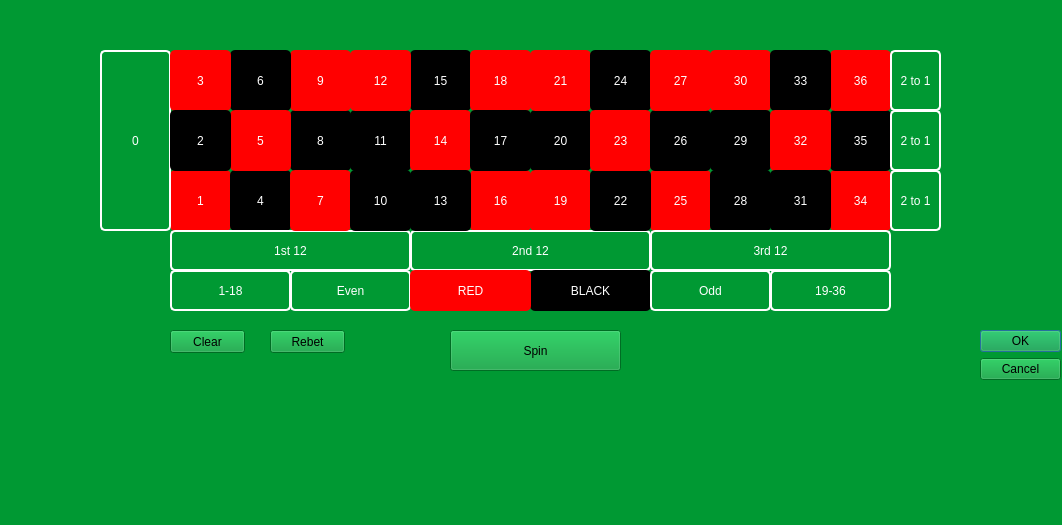
<?xml version="1.0" encoding="UTF-8"?>
<ui version="4.0">
 <class>StartWindow</class>
 <widget class="QDialog" name="StartWindow">
  <property name="geometry">
   <rect>
    <x>0</x>
    <y>0</y>
    <width>1062</width>
    <height>525</height>
   </rect>
  </property>
  <property name="windowTitle">
   <string>Dialog</string>
  </property>
  <property name="styleSheet">
   <string notr="true">background-color: #009933</string>
  </property>
  <widget class="QDialogButtonBox" name="buttonBox">
   <property name="geometry">
    <rect>
     <x>980</x>
     <y>330</y>
     <width>81</width>
     <height>61</height>
    </rect>
   </property>
   <property name="orientation">
    <enum>Qt::Vertical</enum>
   </property>
   <property name="standardButtons">
    <set>QDialogButtonBox::Cancel|QDialogButtonBox::Ok</set>
   </property>
  </widget>
  <widget class="QPushButton" name="Button_11B">
   <property name="geometry">
    <rect>
     <x>350</x>
     <y>110</y>
     <width>61</width>
     <height>61</height>
    </rect>
   </property>
   <property name="styleSheet">
    <string notr="true">background-color: black; color:white; border-radius: 5px</string>
   </property>
   <property name="text">
    <string>11</string>
   </property>
   <property name="flat">
    <bool>false</bool>
   </property>
  </widget>
  <widget class="QPushButton" name="Button_20B">
   <property name="geometry">
    <rect>
     <x>530</x>
     <y>110</y>
     <width>61</width>
     <height>61</height>
    </rect>
   </property>
   <property name="styleSheet">
    <string notr="true">background-color: black; color:white; border-radius: 5px</string>
   </property>
   <property name="text">
    <string>20</string>
   </property>
   <property name="flat">
    <bool>false</bool>
   </property>
  </widget>
  <widget class="QPushButton" name="Button_15B">
   <property name="geometry">
    <rect>
     <x>410</x>
     <y>50</y>
     <width>61</width>
     <height>61</height>
    </rect>
   </property>
   <property name="styleSheet">
    <string notr="true">background-color: black; color:white; border-radius: 5px</string>
   </property>
   <property name="text">
    <string>15</string>
   </property>
   <property name="flat">
    <bool>false</bool>
   </property>
  </widget>
  <widget class="QPushButton" name="Button_1R">
   <property name="geometry">
    <rect>
     <x>170</x>
     <y>170</y>
     <width>61</width>
     <height>61</height>
    </rect>
   </property>
   <property name="minimumSize">
    <size>
     <width>0</width>
     <height>0</height>
    </size>
   </property>
   <property name="styleSheet">
    <string notr="true">background-color: red; color: white;border-radius: 5px;</string>
   </property>
   <property name="text">
    <string>1</string>
   </property>
   <property name="flat">
    <bool>false</bool>
   </property>
  </widget>
  <widget class="QPushButton" name="Button_34R">
   <property name="geometry">
    <rect>
     <x>830</x>
     <y>170</y>
     <width>61</width>
     <height>61</height>
    </rect>
   </property>
   <property name="styleSheet">
    <string notr="true">background-color: red; color: white;border-radius: 5px;</string>
   </property>
   <property name="text">
    <string>34</string>
   </property>
   <property name="flat">
    <bool>false</bool>
   </property>
  </widget>
  <widget class="QPushButton" name="Button_25R">
   <property name="geometry">
    <rect>
     <x>650</x>
     <y>170</y>
     <width>61</width>
     <height>61</height>
    </rect>
   </property>
   <property name="minimumSize">
    <size>
     <width>0</width>
     <height>0</height>
    </size>
   </property>
   <property name="styleSheet">
    <string notr="true">background-color: red; color: white;border-radius: 5px;</string>
   </property>
   <property name="text">
    <string>25</string>
   </property>
   <property name="flat">
    <bool>false</bool>
   </property>
  </widget>
  <widget class="QPushButton" name="Button_35B">
   <property name="geometry">
    <rect>
     <x>830</x>
     <y>110</y>
     <width>61</width>
     <height>61</height>
    </rect>
   </property>
   <property name="styleSheet">
    <string notr="true">background-color: black; color:white; border-radius: 5px</string>
   </property>
   <property name="text">
    <string>35</string>
   </property>
   <property name="flat">
    <bool>false</bool>
   </property>
  </widget>
  <widget class="QPushButton" name="Button_4B">
   <property name="geometry">
    <rect>
     <x>230</x>
     <y>170</y>
     <width>61</width>
     <height>61</height>
    </rect>
   </property>
   <property name="styleSheet">
    <string notr="true">background-color: black; color:white; border-radius: 5px</string>
   </property>
   <property name="text">
    <string>4</string>
   </property>
   <property name="flat">
    <bool>false</bool>
   </property>
  </widget>
  <widget class="QPushButton" name="Button_8B">
   <property name="geometry">
    <rect>
     <x>290</x>
     <y>110</y>
     <width>61</width>
     <height>61</height>
    </rect>
   </property>
   <property name="styleSheet">
    <string notr="true">background-color: black; color:white; border-radius: 5px</string>
   </property>
   <property name="text">
    <string>8</string>
   </property>
   <property name="flat">
    <bool>false</bool>
   </property>
  </widget>
  <widget class="QPushButton" name="Button_9R">
   <property name="geometry">
    <rect>
     <x>290</x>
     <y>50</y>
     <width>61</width>
     <height>61</height>
    </rect>
   </property>
   <property name="styleSheet">
    <string notr="true">background-color: red; color: white;border-radius: 5px;</string>
   </property>
   <property name="text">
    <string>9</string>
   </property>
   <property name="flat">
    <bool>false</bool>
   </property>
  </widget>
  <widget class="QPushButton" name="Button_16R">
   <property name="geometry">
    <rect>
     <x>470</x>
     <y>170</y>
     <width>61</width>
     <height>61</height>
    </rect>
   </property>
   <property name="styleSheet">
    <string notr="true">background-color: red; color: white;border-radius: 5px;</string>
   </property>
   <property name="text">
    <string>16</string>
   </property>
   <property name="flat">
    <bool>false</bool>
   </property>
  </widget>
  <widget class="QPushButton" name="Button_0G">
   <property name="geometry">
    <rect>
     <x>100</x>
     <y>50</y>
     <width>71</width>
     <height>181</height>
    </rect>
   </property>
   <property name="styleSheet">
    <string notr="true">color:white;
border-color:white;
border-width: 2px;
border-style: outset;
border-radius: 5px;</string>
   </property>
   <property name="text">
    <string>0</string>
   </property>
   <property name="flat">
    <bool>false</bool>
   </property>
  </widget>
  <widget class="QPushButton" name="Button_even">
   <property name="geometry">
    <rect>
     <x>290</x>
     <y>270</y>
     <width>121</width>
     <height>41</height>
    </rect>
   </property>
   <property name="styleSheet">
    <string notr="true">color:white;
border-color:white;
border-width: 2px;
border-style: outset;
border-radius: 5px;</string>
   </property>
   <property name="text">
    <string>Even</string>
   </property>
   <property name="flat">
    <bool>false</bool>
   </property>
  </widget>
  <widget class="QPushButton" name="Button_21R">
   <property name="geometry">
    <rect>
     <x>530</x>
     <y>50</y>
     <width>61</width>
     <height>61</height>
    </rect>
   </property>
   <property name="styleSheet">
    <string notr="true">background-color: red; color: white;border-radius: 5px;</string>
   </property>
   <property name="text">
    <string>21</string>
   </property>
   <property name="flat">
    <bool>false</bool>
   </property>
  </widget>
  <widget class="QPushButton" name="Button_14R">
   <property name="geometry">
    <rect>
     <x>410</x>
     <y>110</y>
     <width>61</width>
     <height>61</height>
    </rect>
   </property>
   <property name="styleSheet">
    <string notr="true">background-color: red; color: white;border-radius: 5px;</string>
   </property>
   <property name="text">
    <string>14</string>
   </property>
   <property name="flat">
    <bool>false</bool>
   </property>
  </widget>
  <widget class="QPushButton" name="Button_28B">
   <property name="geometry">
    <rect>
     <x>710</x>
     <y>170</y>
     <width>61</width>
     <height>61</height>
    </rect>
   </property>
   <property name="styleSheet">
    <string notr="true">background-color: black; color:white; border-radius: 5px</string>
   </property>
   <property name="text">
    <string>28</string>
   </property>
   <property name="flat">
    <bool>false</bool>
   </property>
  </widget>
  <widget class="QPushButton" name="Button_19R">
   <property name="geometry">
    <rect>
     <x>530</x>
     <y>170</y>
     <width>61</width>
     <height>61</height>
    </rect>
   </property>
   <property name="minimumSize">
    <size>
     <width>0</width>
     <height>0</height>
    </size>
   </property>
   <property name="styleSheet">
    <string notr="true">background-color: red; color: white;border-radius: 5px;</string>
   </property>
   <property name="text">
    <string>19</string>
   </property>
   <property name="flat">
    <bool>false</bool>
   </property>
  </widget>
  <widget class="QPushButton" name="Button_2nd_12">
   <property name="geometry">
    <rect>
     <x>410</x>
     <y>230</y>
     <width>241</width>
     <height>41</height>
    </rect>
   </property>
   <property name="styleSheet">
    <string notr="true">color:white;
border-color:white;
border-width: 2px;
border-style: outset;
border-radius: 5px;</string>
   </property>
   <property name="text">
    <string>2nd 12</string>
   </property>
   <property name="flat">
    <bool>false</bool>
   </property>
  </widget>
  <widget class="QPushButton" name="Button_30R">
   <property name="geometry">
    <rect>
     <x>710</x>
     <y>50</y>
     <width>61</width>
     <height>61</height>
    </rect>
   </property>
   <property name="styleSheet">
    <string notr="true">background-color: red; color: white;border-radius: 5px;</string>
   </property>
   <property name="text">
    <string>30</string>
   </property>
   <property name="flat">
    <bool>false</bool>
   </property>
  </widget>
  <widget class="QPushButton" name="Button_36R">
   <property name="geometry">
    <rect>
     <x>830</x>
     <y>50</y>
     <width>61</width>
     <height>61</height>
    </rect>
   </property>
   <property name="styleSheet">
    <string notr="true">background-color: red; color: white;border-radius: 5px;</string>
   </property>
   <property name="text">
    <string>36</string>
   </property>
   <property name="flat">
    <bool>false</bool>
   </property>
  </widget>
  <widget class="QPushButton" name="Button_2to1_3">
   <property name="geometry">
    <rect>
     <x>890</x>
     <y>170</y>
     <width>51</width>
     <height>61</height>
    </rect>
   </property>
   <property name="styleSheet">
    <string notr="true">color:white;
border-color:white;
border-width: 2px;
border-style: outset;
border-radius: 5px;</string>
   </property>
   <property name="text">
    <string>2 to 1</string>
   </property>
   <property name="flat">
    <bool>false</bool>
   </property>
  </widget>
  <widget class="QPushButton" name="Button_black">
   <property name="enabled">
    <bool>true</bool>
   </property>
   <property name="geometry">
    <rect>
     <x>530</x>
     <y>270</y>
     <width>121</width>
     <height>41</height>
    </rect>
   </property>
   <property name="autoFillBackground">
    <bool>false</bool>
   </property>
   <property name="styleSheet">
    <string notr="true">background-color: black; 
color: white;
border-radius: 5px;</string>
   </property>
   <property name="text">
    <string>BLACK</string>
   </property>
   <property name="flat">
    <bool>false</bool>
   </property>
  </widget>
  <widget class="QPushButton" name="Button_1_18">
   <property name="geometry">
    <rect>
     <x>170</x>
     <y>270</y>
     <width>121</width>
     <height>41</height>
    </rect>
   </property>
   <property name="styleSheet">
    <string notr="true">color:white;
border-color:white;
border-width: 2px;
border-style: outset;
border-radius: 5px;</string>
   </property>
   <property name="text">
    <string>1-18</string>
   </property>
   <property name="flat">
    <bool>false</bool>
   </property>
  </widget>
  <widget class="QPushButton" name="Button_1st_12">
   <property name="geometry">
    <rect>
     <x>170</x>
     <y>230</y>
     <width>241</width>
     <height>41</height>
    </rect>
   </property>
   <property name="styleSheet">
    <string notr="true">color:white;
border-color:white;
border-width: 2px;
border-style: outset;
border-radius: 5px;</string>
   </property>
   <property name="text">
    <string>1st 12</string>
   </property>
   <property name="flat">
    <bool>false</bool>
   </property>
  </widget>
  <widget class="QPushButton" name="Button_2to1_1">
   <property name="geometry">
    <rect>
     <x>890</x>
     <y>50</y>
     <width>51</width>
     <height>61</height>
    </rect>
   </property>
   <property name="styleSheet">
    <string notr="true">color:white;
border-color:white;
border-width: 2px;
border-style: outset;
border-radius: 5px;</string>
   </property>
   <property name="text">
    <string>2 to 1</string>
   </property>
   <property name="flat">
    <bool>false</bool>
   </property>
  </widget>
  <widget class="QPushButton" name="Button_19_36">
   <property name="geometry">
    <rect>
     <x>770</x>
     <y>270</y>
     <width>121</width>
     <height>41</height>
    </rect>
   </property>
   <property name="styleSheet">
    <string notr="true">color:white;
border-color:white;
border-width: 2px;
border-style: outset;
border-radius: 5px;</string>
   </property>
   <property name="text">
    <string>19-36</string>
   </property>
   <property name="flat">
    <bool>false</bool>
   </property>
  </widget>
  <widget class="QPushButton" name="Button_6B">
   <property name="geometry">
    <rect>
     <x>230</x>
     <y>50</y>
     <width>61</width>
     <height>61</height>
    </rect>
   </property>
   <property name="styleSheet">
    <string notr="true">background-color: black; color:white; border-radius: 5px</string>
   </property>
   <property name="text">
    <string>6</string>
   </property>
   <property name="flat">
    <bool>false</bool>
   </property>
  </widget>
  <widget class="QPushButton" name="Button_3R">
   <property name="geometry">
    <rect>
     <x>170</x>
     <y>50</y>
     <width>61</width>
     <height>61</height>
    </rect>
   </property>
   <property name="styleSheet">
    <string notr="true">background-color: red; color: white;border-radius: 5px;</string>
   </property>
   <property name="text">
    <string>3</string>
   </property>
   <property name="flat">
    <bool>false</bool>
   </property>
  </widget>
  <widget class="QPushButton" name="Button_22B">
   <property name="geometry">
    <rect>
     <x>590</x>
     <y>170</y>
     <width>61</width>
     <height>61</height>
    </rect>
   </property>
   <property name="styleSheet">
    <string notr="true">background-color: black; color:white; border-radius: 5px</string>
   </property>
   <property name="text">
    <string>22</string>
   </property>
   <property name="flat">
    <bool>false</bool>
   </property>
  </widget>
  <widget class="QPushButton" name="Button_13B">
   <property name="geometry">
    <rect>
     <x>410</x>
     <y>170</y>
     <width>61</width>
     <height>61</height>
    </rect>
   </property>
   <property name="minimumSize">
    <size>
     <width>0</width>
     <height>0</height>
    </size>
   </property>
   <property name="styleSheet">
    <string notr="true">background-color: black; color:white; border-radius: 5px</string>
   </property>
   <property name="text">
    <string>13</string>
   </property>
   <property name="flat">
    <bool>false</bool>
   </property>
  </widget>
  <widget class="QPushButton" name="Button_7R">
   <property name="geometry">
    <rect>
     <x>290</x>
     <y>170</y>
     <width>61</width>
     <height>61</height>
    </rect>
   </property>
   <property name="minimumSize">
    <size>
     <width>0</width>
     <height>0</height>
    </size>
   </property>
   <property name="styleSheet">
    <string notr="true">background-color: red; color: white;border-radius: 5px;</string>
   </property>
   <property name="text">
    <string>7</string>
   </property>
   <property name="flat">
    <bool>false</bool>
   </property>
  </widget>
  <widget class="QPushButton" name="Button_29B">
   <property name="geometry">
    <rect>
     <x>710</x>
     <y>110</y>
     <width>61</width>
     <height>61</height>
    </rect>
   </property>
   <property name="styleSheet">
    <string notr="true">background-color: black; color:white; border-radius: 5px</string>
   </property>
   <property name="text">
    <string>29</string>
   </property>
   <property name="flat">
    <bool>false</bool>
   </property>
  </widget>
  <widget class="QPushButton" name="Button_24B">
   <property name="geometry">
    <rect>
     <x>590</x>
     <y>50</y>
     <width>61</width>
     <height>61</height>
    </rect>
   </property>
   <property name="styleSheet">
    <string notr="true">background-color: black; color:white; border-radius: 5px</string>
   </property>
   <property name="text">
    <string>24</string>
   </property>
   <property name="flat">
    <bool>false</bool>
   </property>
  </widget>
  <widget class="QPushButton" name="Button_23R">
   <property name="geometry">
    <rect>
     <x>590</x>
     <y>110</y>
     <width>61</width>
     <height>61</height>
    </rect>
   </property>
   <property name="styleSheet">
    <string notr="true">background-color: red; color: white;border-radius: 5px;</string>
   </property>
   <property name="text">
    <string>23</string>
   </property>
   <property name="flat">
    <bool>false</bool>
   </property>
  </widget>
  <widget class="QPushButton" name="Button_33B">
   <property name="geometry">
    <rect>
     <x>770</x>
     <y>50</y>
     <width>61</width>
     <height>61</height>
    </rect>
   </property>
   <property name="styleSheet">
    <string notr="true">background-color: black; color:white; border-radius: 5px</string>
   </property>
   <property name="text">
    <string>33</string>
   </property>
   <property name="flat">
    <bool>false</bool>
   </property>
  </widget>
  <widget class="QPushButton" name="Button_18R">
   <property name="geometry">
    <rect>
     <x>470</x>
     <y>50</y>
     <width>61</width>
     <height>61</height>
    </rect>
   </property>
   <property name="styleSheet">
    <string notr="true">background-color: red; color: white;border-radius: 5px;</string>
   </property>
   <property name="text">
    <string>18</string>
   </property>
   <property name="flat">
    <bool>false</bool>
   </property>
  </widget>
  <widget class="QPushButton" name="Button_26B">
   <property name="geometry">
    <rect>
     <x>650</x>
     <y>110</y>
     <width>61</width>
     <height>61</height>
    </rect>
   </property>
   <property name="styleSheet">
    <string notr="true">background-color: black; color:white; border-radius: 5px</string>
   </property>
   <property name="text">
    <string>26</string>
   </property>
   <property name="flat">
    <bool>false</bool>
   </property>
  </widget>
  <widget class="QPushButton" name="Button_32R">
   <property name="geometry">
    <rect>
     <x>770</x>
     <y>110</y>
     <width>61</width>
     <height>61</height>
    </rect>
   </property>
   <property name="styleSheet">
    <string notr="true">background-color: red; color: white;border-radius: 5px;</string>
   </property>
   <property name="text">
    <string>32</string>
   </property>
   <property name="flat">
    <bool>false</bool>
   </property>
  </widget>
  <widget class="QPushButton" name="Button_27R">
   <property name="geometry">
    <rect>
     <x>650</x>
     <y>50</y>
     <width>61</width>
     <height>61</height>
    </rect>
   </property>
   <property name="styleSheet">
    <string notr="true">background-color: red; color: white;border-radius: 5px;</string>
   </property>
   <property name="text">
    <string>27</string>
   </property>
   <property name="flat">
    <bool>false</bool>
   </property>
  </widget>
  <widget class="QPushButton" name="Button_red">
   <property name="geometry">
    <rect>
     <x>410</x>
     <y>270</y>
     <width>121</width>
     <height>41</height>
    </rect>
   </property>
   <property name="styleSheet">
    <string notr="true">background-color: red; 
color: white;
border-radius: 5px</string>
   </property>
   <property name="text">
    <string>RED</string>
   </property>
   <property name="flat">
    <bool>false</bool>
   </property>
  </widget>
  <widget class="QPushButton" name="Button_31B">
   <property name="geometry">
    <rect>
     <x>770</x>
     <y>170</y>
     <width>61</width>
     <height>61</height>
    </rect>
   </property>
   <property name="minimumSize">
    <size>
     <width>0</width>
     <height>0</height>
    </size>
   </property>
   <property name="styleSheet">
    <string notr="true">background-color: black; color:white; border-radius: 5px</string>
   </property>
   <property name="text">
    <string>31</string>
   </property>
   <property name="flat">
    <bool>false</bool>
   </property>
  </widget>
  <widget class="QPushButton" name="Button_3rd_12">
   <property name="geometry">
    <rect>
     <x>650</x>
     <y>230</y>
     <width>241</width>
     <height>41</height>
    </rect>
   </property>
   <property name="styleSheet">
    <string notr="true">color:white;
border-color:white;
border-width: 2px;
border-style: outset;
border-radius: 5px;</string>
   </property>
   <property name="text">
    <string>3rd 12</string>
   </property>
   <property name="flat">
    <bool>false</bool>
   </property>
  </widget>
  <widget class="QPushButton" name="Button_2to1_2">
   <property name="geometry">
    <rect>
     <x>890</x>
     <y>110</y>
     <width>51</width>
     <height>61</height>
    </rect>
   </property>
   <property name="styleSheet">
    <string notr="true">color:white;
border-color:white;
border-width: 2px;
border-style: outset;
border-radius: 5px;</string>
   </property>
   <property name="text">
    <string>2 to 1</string>
   </property>
   <property name="flat">
    <bool>false</bool>
   </property>
  </widget>
  <widget class="QPushButton" name="Button_odd">
   <property name="geometry">
    <rect>
     <x>650</x>
     <y>270</y>
     <width>121</width>
     <height>41</height>
    </rect>
   </property>
   <property name="styleSheet">
    <string notr="true">color:white;
border-color:white;
border-width: 2px;
border-style: outset;
border-radius: 5px;</string>
   </property>
   <property name="text">
    <string>Odd</string>
   </property>
   <property name="flat">
    <bool>false</bool>
   </property>
  </widget>
  <widget class="QPushButton" name="Button_10B">
   <property name="geometry">
    <rect>
     <x>350</x>
     <y>170</y>
     <width>61</width>
     <height>61</height>
    </rect>
   </property>
   <property name="styleSheet">
    <string notr="true">background-color: black; color:white; border-radius: 5px</string>
   </property>
   <property name="text">
    <string>10</string>
   </property>
   <property name="flat">
    <bool>false</bool>
   </property>
  </widget>
  <widget class="QPushButton" name="Button_5R">
   <property name="geometry">
    <rect>
     <x>230</x>
     <y>110</y>
     <width>61</width>
     <height>61</height>
    </rect>
   </property>
   <property name="styleSheet">
    <string notr="true">background-color: red; color: white;border-radius: 5px;</string>
   </property>
   <property name="text">
    <string>5</string>
   </property>
   <property name="flat">
    <bool>false</bool>
   </property>
  </widget>
  <widget class="QPushButton" name="Button_17B">
   <property name="geometry">
    <rect>
     <x>470</x>
     <y>110</y>
     <width>61</width>
     <height>61</height>
    </rect>
   </property>
   <property name="styleSheet">
    <string notr="true">background-color: black; color:white; border-radius: 5px</string>
   </property>
   <property name="text">
    <string>17</string>
   </property>
   <property name="flat">
    <bool>false</bool>
   </property>
  </widget>
  <widget class="QPushButton" name="Button_2B">
   <property name="geometry">
    <rect>
     <x>170</x>
     <y>110</y>
     <width>61</width>
     <height>61</height>
    </rect>
   </property>
   <property name="styleSheet">
    <string notr="true">background-color: black; color:white; border-radius: 5px</string>
   </property>
   <property name="text">
    <string>2</string>
   </property>
   <property name="flat">
    <bool>false</bool>
   </property>
  </widget>
  <widget class="QPushButton" name="Button_12R">
   <property name="geometry">
    <rect>
     <x>350</x>
     <y>50</y>
     <width>61</width>
     <height>61</height>
    </rect>
   </property>
   <property name="styleSheet">
    <string notr="true">background-color: red; color: white;border-radius: 5px;</string>
   </property>
   <property name="text">
    <string>12</string>
   </property>
   <property name="flat">
    <bool>false</bool>
   </property>
  </widget>
  <widget class="QPushButton" name="SpinButton">
   <property name="geometry">
    <rect>
     <x>450</x>
     <y>330</y>
     <width>171</width>
     <height>41</height>
    </rect>
   </property>
   <property name="text">
    <string>Spin</string>
   </property>
   <property name="flat">
    <bool>false</bool>
   </property>
  </widget>
  <widget class="QPushButton" name="ClearButton">
   <property name="geometry">
    <rect>
     <x>170</x>
     <y>330</y>
     <width>75</width>
     <height>23</height>
    </rect>
   </property>
   <property name="text">
    <string>Clear</string>
   </property>
  </widget>
  <widget class="QPushButton" name="RebetButton">
   <property name="geometry">
    <rect>
     <x>270</x>
     <y>330</y>
     <width>75</width>
     <height>23</height>
    </rect>
   </property>
   <property name="text">
    <string>Rebet</string>
   </property>
  </widget>
  <widget class="QLabel" name="label_gif">
   <property name="geometry">
    <rect>
     <x>480</x>
     <y>390</y>
     <width>111</width>
     <height>100</height>
    </rect>
   </property>
   <property name="minimumSize">
    <size>
     <width>100</width>
     <height>100</height>
    </size>
   </property>
   <property name="text">
    <string/>
   </property>
  </widget>
 </widget>
 <resources/>
 <connections>
  <connection>
   <sender>buttonBox</sender>
   <signal>accepted()</signal>
   <receiver>StartWindow</receiver>
   <slot>accept()</slot>
   <hints>
    <hint type="sourcelabel">
     <x>248</x>
     <y>254</y>
    </hint>
    <hint type="destinationlabel">
     <x>157</x>
     <y>274</y>
    </hint>
   </hints>
  </connection>
  <connection>
   <sender>buttonBox</sender>
   <signal>rejected()</signal>
   <receiver>StartWindow</receiver>
   <slot>reject()</slot>
   <hints>
    <hint type="sourcelabel">
     <x>316</x>
     <y>260</y>
    </hint>
    <hint type="destinationlabel">
     <x>286</x>
     <y>274</y>
    </hint>
   </hints>
  </connection>
 </connections>
</ui>
